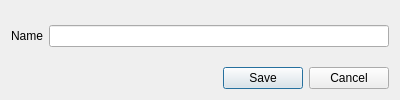
<?xml version="1.0" encoding="UTF-8"?>
<ui version="4.0">
 <class>d_path</class>
 <widget class="QDialog" name="d_path">
  <property name="geometry">
   <rect>
    <x>0</x>
    <y>0</y>
    <width>400</width>
    <height>100</height>
   </rect>
  </property>
  <property name="windowTitle">
   <string>Custom Paths</string>
  </property>
  <layout class="QVBoxLayout" name="verticalLayout">
   <item>
    <widget class="QWidget" name="widget" native="true">
     <layout class="QHBoxLayout" name="horizontalLayout">
      <property name="leftMargin">
       <number>0</number>
      </property>
      <property name="topMargin">
       <number>0</number>
      </property>
      <property name="rightMargin">
       <number>0</number>
      </property>
      <property name="bottomMargin">
       <number>0</number>
      </property>
      <item>
       <widget class="QLabel" name="label">
        <property name="text">
         <string>Name</string>
        </property>
       </widget>
      </item>
      <item>
       <widget class="QLineEdit" name="le_name">
        <property name="font">
         <font>
          <bold>true</bold>
         </font>
        </property>
       </widget>
      </item>
     </layout>
    </widget>
   </item>
   <item>
    <widget class="QDialogButtonBox" name="buttonBox">
     <property name="orientation">
      <enum>Qt::Horizontal</enum>
     </property>
     <property name="standardButtons">
      <set>QDialogButtonBox::Cancel|QDialogButtonBox::Save</set>
     </property>
    </widget>
   </item>
  </layout>
 </widget>
 <resources/>
 <connections>
  <connection>
   <sender>buttonBox</sender>
   <signal>accepted()</signal>
   <receiver>d_path</receiver>
   <slot>accept()</slot>
   <hints>
    <hint type="sourcelabel">
     <x>227</x>
     <y>281</y>
    </hint>
    <hint type="destinationlabel">
     <x>157</x>
     <y>274</y>
    </hint>
   </hints>
  </connection>
  <connection>
   <sender>buttonBox</sender>
   <signal>rejected()</signal>
   <receiver>d_path</receiver>
   <slot>reject()</slot>
   <hints>
    <hint type="sourcelabel">
     <x>295</x>
     <y>287</y>
    </hint>
    <hint type="destinationlabel">
     <x>286</x>
     <y>274</y>
    </hint>
   </hints>
  </connection>
 </connections>
</ui>
